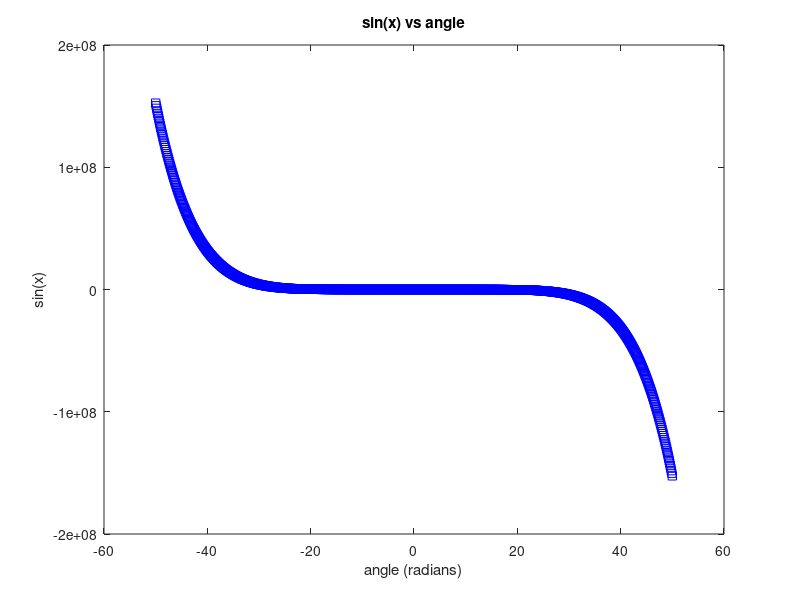

Write the MATLAB code that produced this figure.
% Activity: MATLAB 2 Bonus, Task 1
% File: ML2_ACT_Task1_katherto.m
% Date: 22 November 2015
% By: Kathryn Atherton
% katherto
% Ryan Hellyer
% rhellyer
% Natalie Zimmermann
% zimmermn
% 
% Section: 04
% Team: 59
%
% ELECTRONIC SIGNATURE
% Kathryn Atherton
% Ryan Hellyer
% Natalie Zimmermann
%
% The electronic signatures above indicate that the script
% submitted for evaluation is the combined effort of all
% team members and that each member of the team was an
% equal participant in its creation. In addition, each
% member of the team has a general understanding of all
% aspects of the script development and execution.
%
% A BRIEF DESCRIPTION OF WHAT THE SCRIPT OR FUNCTION DOES
% This program is used to plot the values of Y with respect
% to the values of X in the function approximating the 
% value of sine of X in radians.

clc
clear

X = -50:.1:50

Y = X - (X .^ 3) / 6 + (X .^ 5) / 120 - (X .^ 7) / 5040

plot(X, Y, 'bs')
title('sin(x) vs angle')
xlabel('angle (radians)')
ylabel('sin(x)')
